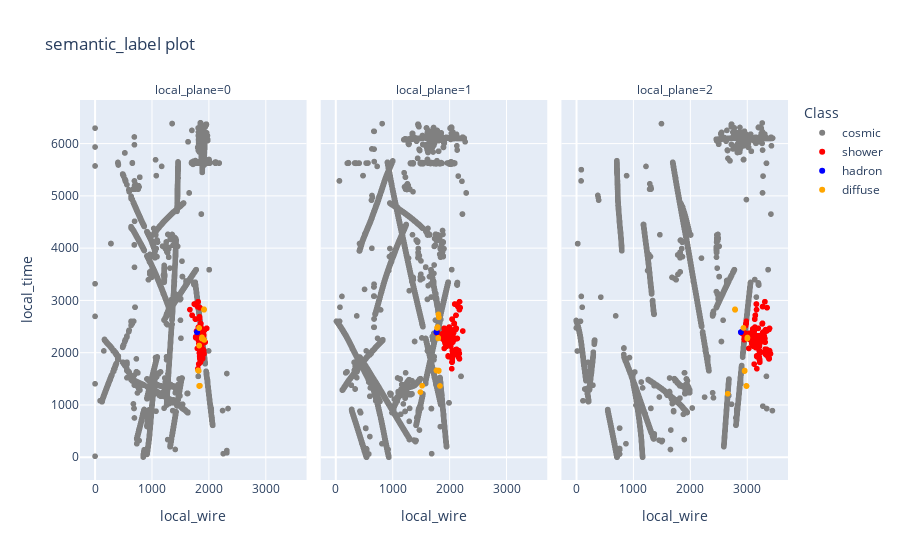

The cell this chart's notebook holds for it:
### Markdown cell above
## Plot semantic label of hits

### Code cell
evthits["semantic_label_name"] = 'cosmic'
for l in label:
    #print(l.name,l.value)
    evthits.loc[evthits["semantic_label"]==l.value, "semantic_label_name"] = l.name

color_dict = {"pion" : "yellow",
      "muon" : "green",
      "kaon" : "black",
      "hadron" : "blue",
      "shower" : "red",
      "michel" : "purple",
      "delta" : "pink",
      "diffuse" : "orange",
      "invisible" : "white",
      "HIP": "blue",
      "MIP": "green",
      "cosmic": "gray"}

fig = px.scatter(evthits, x="local_wire", y="local_time", color="semantic_label_name", color_discrete_map=color_dict, facet_col="local_plane", 
                 labels={
                     "wire": "Wire",
                     "time": "Time Tick",
                     "semantic_label_name": "Class"
                 },
                 title="semantic_label plot")
fig.show()

### Figure 1 — Plotly figure (JSON) as saved in the notebook; plotly's stock layout.template omitted (floating-point values rounded to 4 significant figures; data arrays with more than 128 entries replaced by an {"elided": "..."} marker saying what was removed)
{"data": [{"hovertemplate": "Class=cosmic<br>local_plane=0<br>local_wire=%{x}<br>local_time=%{y}<extra></extra>", "legendgroup": "cosmic", "marker": {"color": "gray", "symbol": "circle"}, "mode": "markers", "name": "cosmic", "showlegend": true, "type": "scattergl", "x": {"elided": "8136 int values"}, "xaxis": "x", "y": {"elided": "8136 float values"}, "yaxis": "y"}, {"hovertemplate": "Class=cosmic<br>local_plane=1<br>local_wire=%{x}<br>local_time=%{y}<extra></extra>", "legendgroup": "cosmic", "marker": {"color": "gray", "symbol": "circle"}, "mode": "markers", "name": "cosmic", "showlegend": false, "type": "scattergl", "x": {"elided": "9955 int values"}, "xaxis": "x2", "y": {"elided": "9955 float values"}, "yaxis": "y2"}, {"hovertemplate": "Class=cosmic<br>local_plane=2<br>local_wire=%{x}<br>local_time=%{y}<extra></extra>", "legendgroup": "cosmic", "marker": {"color": "gray", "symbol": "circle"}, "mode": "markers", "name": "cosmic", "showlegend": false, "type": "scattergl", "x": {"elided": "6117 int values"}, "xaxis": "x3", "y": {"elided": "6117 float values"}, "yaxis": "y3"}, {"hovertemplate": "Class=shower<br>local_plane=0<br>local_wire=%{x}<br>local_time=%{y}<extra></extra>", "legendgroup": "shower", "marker": {"color": "red", "symbol": "circle"}, "mode": "markers", "name": "shower", "showlegend": true, "type": "scattergl", "x": {"elided": "424 int values"}, "xaxis": "x", "y": {"elided": "424 float values"}, "yaxis": "y"}, {"hovertemplate": "Class=shower<br>local_plane=1<br>local_wire=%{x}<br>local_time=%{y}<extra></extra>", "legendgroup": "shower", "marker": {"color": "red", "symbol": "circle"}, "mode": "markers", "name": "shower", "showlegend": false, "type": "scattergl", "x": {"elided": "638 int values"}, "xaxis": "x2", "y": {"elided": "638 float values"}, "yaxis": "y2"}, {"hovertemplate": "Class=shower<br>local_plane=2<br>local_wire=%{x}<br>local_time=%{y}<extra></extra>", "legendgroup": "shower", "marker": {"color": "red", "symbol": "circle"}, "mode": "markers", "name": "shower", "showlegend": false, "type": "scattergl", "x": {"elided": "792 int values"}, "xaxis": "x3", "y": {"elided": "792 float values"}, "yaxis": "y3"}, {"hovertemplate": "Class=hadron<br>local_plane=0<br>local_wire=%{x}<br>local_time=%{y}<extra></extra>", "legendgroup": "hadron", "marker": {"color": "blue", "symbol": "circle"}, "mode": "markers", "name": "hadron", "showlegend": true, "type": "scattergl", "x": [1791, 1792, 1793, 1794, 1795, 1796], "xaxis": "x", "y": [2392.0, 2391.0, 2390.0, 2391.0, 2397.0, 2399.0], "yaxis": "y"}, {"hovertemplate": "Class=hadron<br>local_plane=1<br>local_wire=%{x}<br>local_time=%{y}<extra></extra>", "legendgroup": "hadron", "marker": {"color": "blue", "symbol": "circle"}, "mode": "markers", "name": "hadron", "showlegend": false, "type": "scattergl", "x": [1773, 1774, 1775, 1776], "xaxis": "x2", "y": [2400.0, 2393.0, 2391.0, 2391.0], "yaxis": "y2"}, {"hovertemplate": "Class=hadron<br>local_plane=2<br>local_wire=%{x}<br>local_time=%{y}<extra></extra>", "legendgroup": "hadron", "marker": {"color": "blue", "symbol": "circle"}, "mode": "markers", "name": "hadron", "showlegend": false, "type": "scattergl", "x": [2895, 2896, 2897, 2898], "xaxis": "x3", "y": [2392.0, 2391.0, 2393.0, 2392.0], "yaxis": "y3"}, {"hovertemplate": "Class=diffuse<br>local_plane=0<br>local_wire=%{x}<br>local_time=%{y}<extra></extra>", "legendgroup": "diffuse", "marker": {"color": "orange", "symbol": "circle"}, "mode": "markers", "name": "diffuse", "showlegend": true, "type": "scattergl", "x": [1809, 1810, 1811, 1822, 1828, 1829, 1829, 1829, 1830, 1832, 1843, 1876, 1877, 1878, 1879, 1880, 1914, 1915, 1915, 1918], "xaxis": "x", "y": [1662.0, 1660.0, 1659.0, 1653.0, 2472.0, 1365.0, 2135.0, 2473.0, 2137.0, 1361.0, 1368.0, 2270.0, 2273.0, 2281.0, 2293.0, 2287.0, 2827.0, 2821.0, 2831.0, 2244.0], "yaxis": "y"}, {"hovertemplate": "Class=diffuse<br>local_plane=1<br>local_wire=%{x}<br>local_time=%{y}<extra></extra>", "legendgroup": "diffuse", "marker": {"color": "orange", "symbol": "circle"}, "mode": "markers", "name": "diffuse", "showlegend": false, "type": "scattergl", "x": [1491, 1521, 1774, 1775, 1784, 1785, 1786, 1794, 1804, 1805, 1808, 1812, 1813, 1814, 1817, 1835], "xaxis": "x2", "y": [1246.0, 1368.0, 1659.0, 1661.0, 2473.0, 2474.0, 2475.0, 2491.0, 2274.0, 2284.0, 2733.0, 1650.0, 1654.0, 1659.0, 2676.0, 1364.0], "yaxis": "y2"}, {"hovertemplate": "Class=diffuse<br>local_plane=2<br>local_wire=%{x}<br>local_time=%{y}<extra></extra>", "legendgroup": "diffuse", "marker": {"color": "orange", "symbol": "circle"}, "mode": "markers", "name": "diffuse", "showlegend": false, "type": "scattergl", "x": [2666, 2793, 2794, 2794, 2795, 2942, 2962, 2963, 2964, 2992, 2993, 2996, 3009, 3010, 3011, 3012], "xaxis": "x3", "y": [1214.0, 2827.0, 2823.0, 2831.0, 2819.0, 2473.0, 1649.0, 1651.0, 1658.0, 1365.0, 1364.0, 1361.0, 2270.0, 2273.0, 2280.0, 2291.0], "yaxis": "y3"}], "layout": {"annotations": [{"font": {}, "showarrow": false, "text": "local_plane=0", "x": 0.16, "xanchor": "center", "xref": "paper", "y": 1, "yanchor": "bottom", "yref": "paper"}, {"font": {}, "showarrow": false, "text": "local_plane=1", "x": 0.5, "xanchor": "center", "xref": "paper", "y": 1, "yanchor": "bottom", "yref": "paper"}, {"font": {}, "showarrow": false, "text": "local_plane=2", "x": 0.84, "xanchor": "center", "xref": "paper", "y": 1, "yanchor": "bottom", "yref": "paper"}], "legend": {"title": {"text": "Class"}, "tracegroupgap": 0}, "title": {"text": "semantic_label plot"}, "xaxis": {"anchor": "y", "domain": [0, 0.32], "title": {"text": "local_wire"}}, "xaxis2": {"anchor": "y2", "domain": [0.34, 0.66], "matches": "x", "title": {"text": "local_wire"}}, "xaxis3": {"anchor": "y3", "domain": [0.68, 1.0], "matches": "x", "title": {"text": "local_wire"}}, "yaxis": {"anchor": "x", "domain": [0, 1], "title": {"text": "local_time"}}, "yaxis2": {"anchor": "x2", "domain": [0, 1], "matches": "y", "showticklabels": false}, "yaxis3": {"anchor": "x3", "domain": [0, 1], "matches": "y", "showticklabels": false}}}
